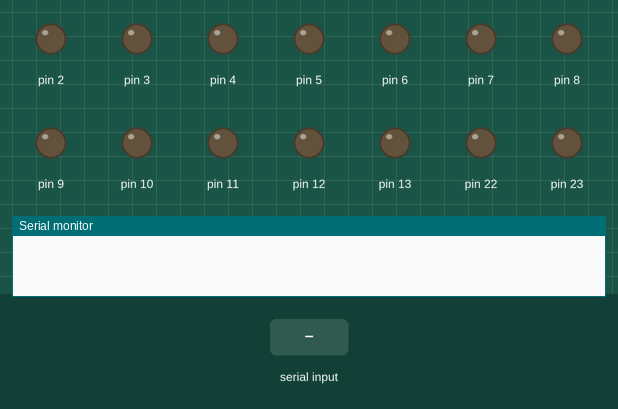
A sketch run on a simulated Arduino Uno, built with avr-gcc and run on an emulated ATmega328P. Shown: output pins drawn as LEDs (lit = HIGH), the last lines printed to the serial monitor. Inputs (shaded band) come from the test bench.

Above: at 1.2 s.
1.3 s: "0Q" received over Serial
At 1.9 s:
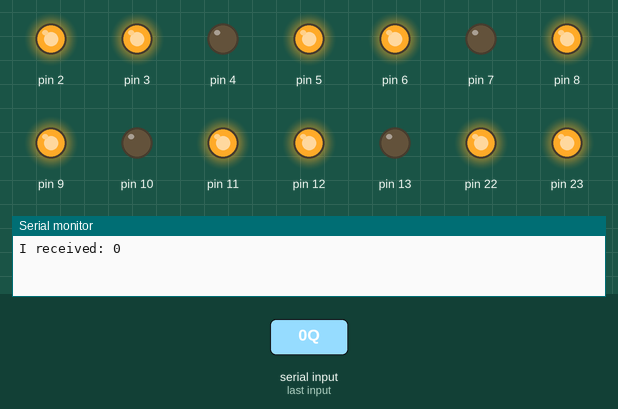
2.8 s: "1Q" received over Serial
At 4.0 s:
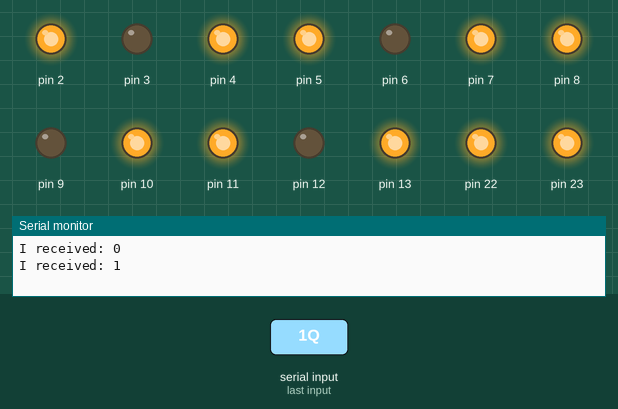
4.3 s: "2Q" received over Serial
At 5.3 s:
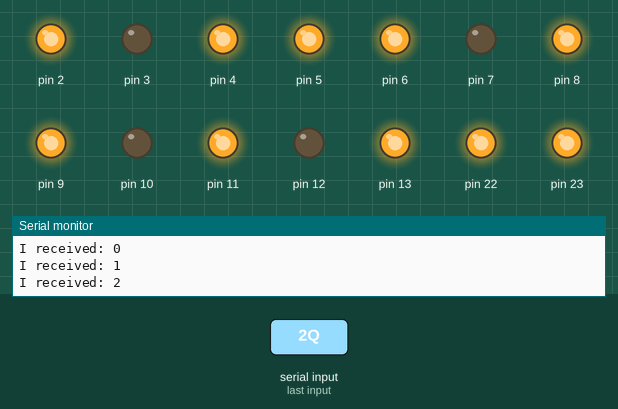
5.8 s: "3Q" received over Serial
At 6.5 s:
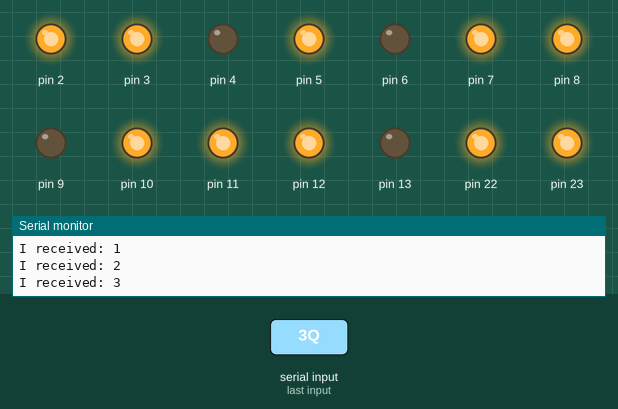
7.3 s: "4Q" received over Serial
At 7.6 s:
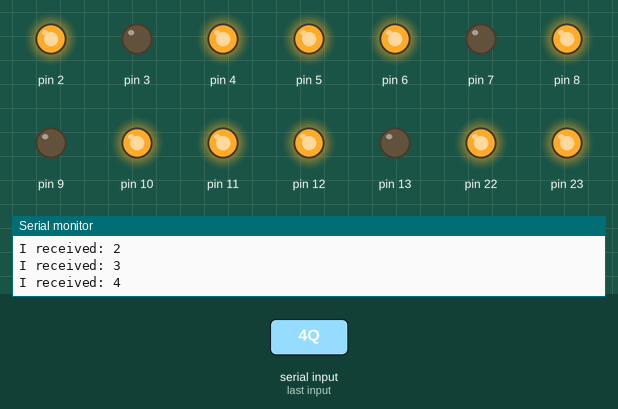
8.8 s: "5Q" received over Serial
At 10.0 s:
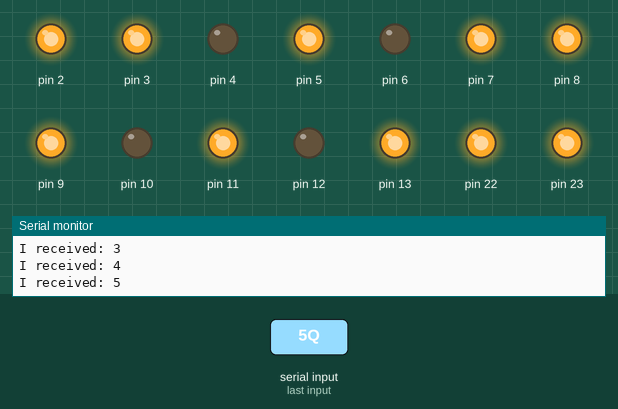
Timing chart, 0 to 11.3 s (numbered marks = the images above; inputs shaded):
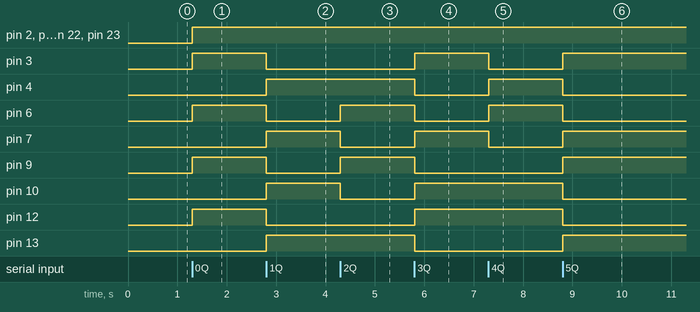

The sketch:

Motor_Control_Portmapping.ino
```cpp
// variables will change:

String incomingByte; // for incoming serial data
int motorState =0;

// Variables that remain the same

const int increment_time = 1; //Time in seconds

void setup() {

  // initialize the L298-H Bridge pins as outputs:

  DDRD = B11111100; // set PORTD (digital 7~2) to outputs
  DDRB = B11111111; // set PORTB (digital 13~8) to outputs

   Serial.begin(9600); // opens serial port, sets data rate to 9600 bps
}


void loop() {

// Read serial until terminator; convert input to int for switch statement.
// Switch controls direction of the vehicle.

  if (Serial.available() > 0) {
    // read the incoming byte:
    incomingByte = Serial.readStringUntil('Q');
    motorState = incomingByte.toInt();

     // say what you got:
    Serial.print("I received: ");
    Serial.println(motorState);

    switch (motorState) {

    //Forward

    case 0:

      PORTD=B01101100; // Pins 7-2
      PORTB=B11011011; // Pins 13-8

      //Run for the duration of 'increment'
      delay(increment_time*1000);
      break;


      //Reverse

      case 1:

        PORTB=B11101101; // Pins 7-2
        PORTD=B10110100; // Pins 13-8

        //Run for the duration of 'increment'
        delay(increment_time*1000);

        break;

      //Strafe Left
      case 2:

        PORTB=B11101011; // Pins 7-2
        PORTD=B01110100; // Pins 13-8

        //Run for the duration of 'increment'
        delay(increment_time*1000);
        break;


      //Strafe Right

      case 3:

        PORTB=B11011101; // Pins 7-2
        PORTD=B10101100; // Pins 13-8

        //Run for the duration of 'increment'
        delay(increment_time*1000);

      break;

      // Rotation Left
      case 4:

        PORTB=B11011101; // Pins 7-2
        PORTD=B01110100; // Pins 13-8

        //Run for the duration of 'increment'
        delay(increment_time*1000);
        break;


      //Rotation Right

      case 5:

        PORTB=B11101011; // Pins 7-2
        PORTD=B10101100; // Pins 13-8

        //Run for the duration of 'increment'
        delay(increment_time*1000);

      break;
    }

   }
}
```

Measured:
- after the input at 1.3 s, pin 2, pin 3, pin 5, pin 6, pin 8, pin 9, pin 11, pin 12, pin 22, pin 23: LOW → HIGH at once
- after the input at 2.8 s, pin 3, pin 6, pin 9, pin 12: HIGH → LOW at once; pin 4, pin 7, pin 10, pin 13: LOW → HIGH at once
- after the input at 4.3 s, pin 6, pin 9: LOW → HIGH at once; pin 7, pin 10: HIGH → LOW at once
- after the input at 5.8 s, pin 3, pin 7, pin 10, pin 12: LOW → HIGH at once; pin 4, pin 6, pin 9, pin 13: HIGH → LOW at once
- after the input at 7.3 s, pin 3, pin 7: HIGH → LOW at once; pin 4, pin 6: LOW → HIGH at once
- after the input at 8.8 s, pin 3, pin 7, pin 9, pin 13: LOW → HIGH at once; pin 4, pin 6, pin 10, pin 12: HIGH → LOW at once
